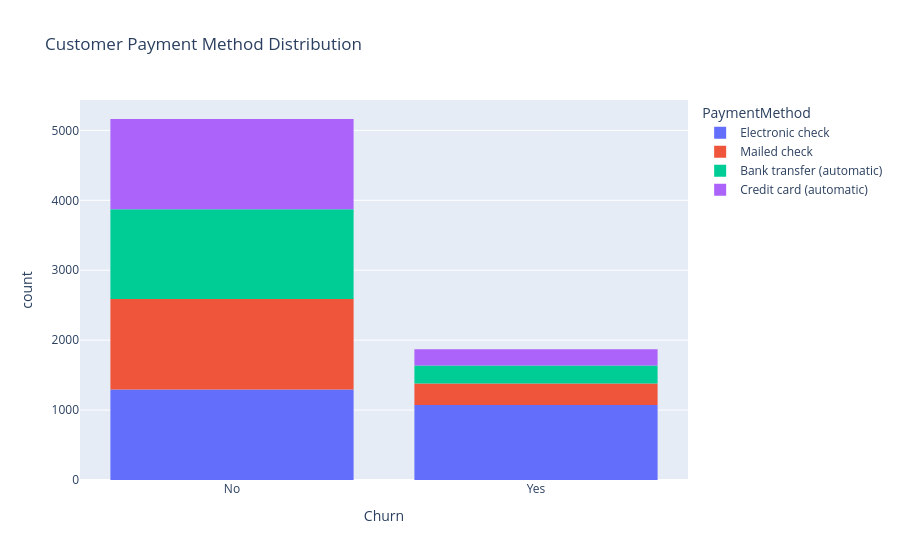

This figure's notebook cell:
### Code cell
fig = px.histogram(df, x='Churn', color='PaymentMethod', title="Customer Payment Method Distribution")

fig.show()

### Figure 1 — Plotly figure (JSON) as saved in the notebook; plotly's stock layout.template omitted (floating-point values rounded to 4 significant figures; data arrays with more than 128 entries replaced by an {"elided": "..."} marker saying what was removed)
{"data": [{"bingroup": "x", "hovertemplate": "PaymentMethod=Electronic check<br>Churn=%{x}<br>count=%{y}<extra></extra>", "legendgroup": "Electronic check", "marker": {"color": "#636efa", "pattern": {"shape": ""}}, "name": "Electronic check", "orientation": "v", "showlegend": true, "type": "histogram", "x": {"elided": "2365 str values"}, "xaxis": "x", "yaxis": "y"}, {"bingroup": "x", "hovertemplate": "PaymentMethod=Mailed check<br>Churn=%{x}<br>count=%{y}<extra></extra>", "legendgroup": "Mailed check", "marker": {"color": "#EF553B", "pattern": {"shape": ""}}, "name": "Mailed check", "orientation": "v", "showlegend": true, "type": "histogram", "x": {"elided": "1604 str values"}, "xaxis": "x", "yaxis": "y"}, {"bingroup": "x", "hovertemplate": "PaymentMethod=Bank transfer (automatic)<br>Churn=%{x}<br>count=%{y}<extra></extra>", "legendgroup": "Bank transfer (automatic)", "marker": {"color": "#00cc96", "pattern": {"shape": ""}}, "name": "Bank transfer (automatic)", "orientation": "v", "showlegend": true, "type": "histogram", "x": {"elided": "1542 str values"}, "xaxis": "x", "yaxis": "y"}, {"bingroup": "x", "hovertemplate": "PaymentMethod=Credit card (automatic)<br>Churn=%{x}<br>count=%{y}<extra></extra>", "legendgroup": "Credit card (automatic)", "marker": {"color": "#ab63fa", "pattern": {"shape": ""}}, "name": "Credit card (automatic)", "orientation": "v", "showlegend": true, "type": "histogram", "x": {"elided": "1521 str values"}, "xaxis": "x", "yaxis": "y"}], "layout": {"barmode": "relative", "legend": {"title": {"text": "PaymentMethod"}, "tracegroupgap": 0}, "title": {"text": "Customer Payment Method Distribution"}, "xaxis": {"anchor": "y", "domain": [0, 1], "title": {"text": "Churn"}}, "yaxis": {"anchor": "x", "domain": [0, 1], "title": {"text": "count"}}}}
